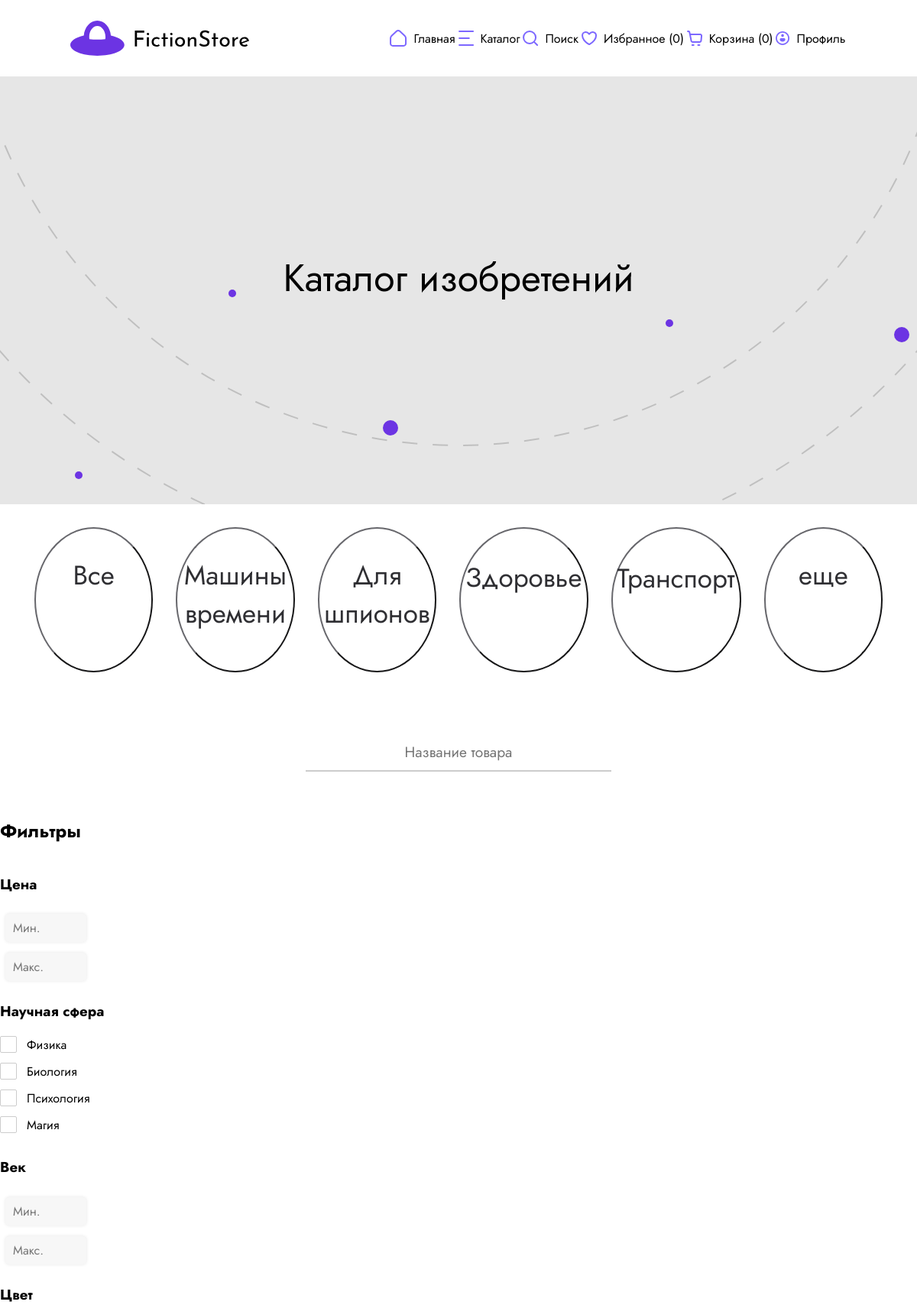
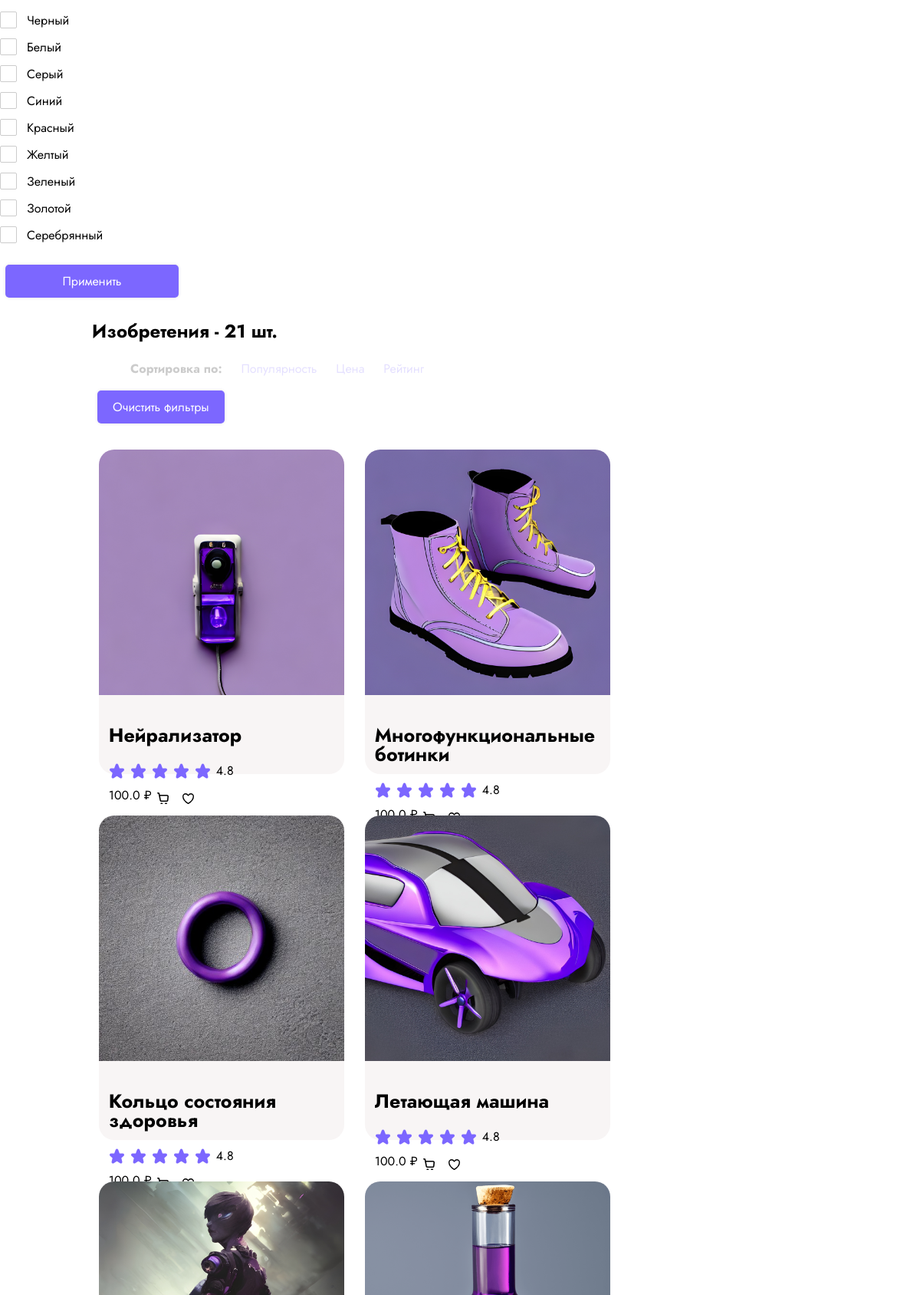
/catalog (upper part), run on the app's committed database (2 pictures, top to bottom).
### app/models.py (models this page shows)
class Item(db.Model):
    __tablename__ = "item"
    id              = db.Column(db.Integer, primary_key=True)
    title           = db.Column(db.String(100), nullable=False)
    price           = db.Column(db.Float, nullable=False)
    description     = db.Column(db.String(1000), nullable=False)
    images          = db.Column(db.JSON) # [ "str", ... ]
    colors          = db.Column(db.JSON) # [ "str", ... ]
    science         = db.Column(db.JSON) # [ "str", ... ]
    comments        = db.relationship("Comment", backref="item")

### app/controllers.py (the view)
@app.route('/catalog', methods=['GET', 'POST'])
def catalog():
    search = request.args.get('search')
    items = db.session.query(Item).filter(Item.title == search[0].upper()+search[1:].lower()).all() \
            if search else db.session.query(Item).all()
    if filter_sci := request.args.getlist('sci'):
        items = [item for item in items for sci in filter_sci if sci in item.science]
    if filter_color := request.args.getlist('color'):
        items = [item for item in items for color in filter_color if color in item.colors]
    if (filter_price_from := request.args.get('price_from')):
        items = [item for item in items if item.price >= int(filter_price_from)]
    if (filter_price_to := request.args.get('price_to')):
        items = [item for item in items if item.price <= int(filter_price_to)]
    favs_len, basket_len = favs_basket_len(authToken(request), request.cookies)
    return render_template('catalog.html', favs_len=favs_len,
                           basket_len=basket_len, items=items,search=search)

### app/controllers.py (called while the page is built)
def authToken(request):
    token = request.cookies.get('token')
    if token and (user := db.session.query(User).filter_by(token=token).first()):
        return user
    return False

def favs_basket_len(user, cookies):
    if user:
        return len(user.favourites), len(user.basket)
    return len(cookies.get('favourites') or "")//2, len(cookies.get('basket') or "")//2

### app/templates/catalog.html (shortened to what this page needs)
<!DOCTYPE html>
<html lang="en">
<head>
    <link rel="stylesheet" href="../static/styles/style.css">
</head>
<body>
<header>
    <div class="navigator">
        <a href="/" style="display: contents;"><img src="static/img/gui/logo.svg"></a>
        <nav class="hide">
                <span>
                    <img src="static/img/gui/home.svg">
                    <a href="/">Главная</a>
                </span>
            <span>
                    <img src="static/img/gui/Catalog.svg">
                    <a href="catalog">Каталог</a>
                </span>
            <span>
                    <img src="static/img/gui/Search.svg">
                    <a href="/#search">Поиск</a>
                </span>
            <span>
                    <img src="static/img/gui/favourite.svg">
                    <a href="favourites">Избранное ({{ favs_len }})</a>
                </span>
            <span>
                    <img src="static/img/gui/backets.svg">
                    <a href="basket">Корзина ({{ basket_len }})</a>
                </span>
            <span>
                    <img src="static/img/gui/Profile.svg">
                    <a href="profile">Профиль</a>
                </span>
        </nav>
    </div>
</header>
<main>
    <h1>Каталог изобретений</h1>
</main>
<span class="catalogue-circles">
        <button>
            <a href="#">Все</a>
        </button>
        <button>
            <a href="#">Машины времени</a>
        </button>
        <button>
            <a href="#">Для шпионов</a>
        </button>
        <button>
            <a href="#">Здоровье</a>
        </button>
        <button>
            <a href="#">Транспорт</a>
        </button>
        <button>
            <a href="#">еще</a>
        </button>
    </span>
<form class="catalogue-search">
    {% if search %}
    <input type="text" method="GET" name="search" placeholder="Название товара" value="{{ search }}">
    {% else %}
    <input type="text" method="GET" name="search" placeholder="Название товара">
    {% endif %}
</form>
<div class="types">
    <form class="aside" method="GET">
        <h2>Фильтры</h2>
        <h3>Цена</h3>
        <div class="container">
            <div class="textrange-fields">
                <input style="width: 36%" class="textrange-field" name="price_from" type="text" id="minprice" placeholder="Мин.">
                <input style="width: 36%" class="textrange-field" name="price_to" type="text" id="maxprice" placeholder="Макс.">
            </div>
        </div>
        <h3>Научная сфера</h3>
        <div>
            <label id="physics" class="checkbox">
                <span class="checkmark"></span>
                Физика
            </label>
            <label id="biology" class="checkbox">
                <span class="checkmark"></span>
                Биология
            </label>
            <label id="psycho" class="checkbox">
                <span class="checkmark"></span>
                Психология
            </label>
            <label id="magic" class="checkbox">
                <span class="checkmark"></span>
                Магия
            </label>
        </div>
        <h3>Век</h3>
        <div class="wrapper">
            <div class="textrange-fields">
                <input style="width: 36%" class="textrange-field" type="text" id="mincentury" placeholder="Мин.">
                <input style="width: 36%" class="textrange-field" type="text" id="maxcentury" placeholder="Макс.">
            </div>
        </div>
        <h3>Цвет</h3>
        <div>
            <label id="black" class="checkbox">
                <span class="checkmark"></span>
                Черный
            </label>
            <label id="white" class="checkbox">
                <span class="checkmark"></span>
                Белый
            </label>
            <label id="grey" class="checkbox">
                <span class="checkmark"></span>
                Серый
            </label>
            <label id="blue" class="checkbox">
                <span class="checkmark"></span>
                Синий
            </label>
            <label id="red" class="checkbox">
                <span class="checkmark"></span>
                Красный
            </label>
            <label id="yellow" class="checkbox">
                <span class="checkmark"></span>
                Желтый
            </label>
            <label id="green" class="checkbox">
                <span class="checkmark"></span>
                Зеленый
            </label>
            <label id="gold" class="checkbox">
                <span class="checkmark"></span>
                Золотой
            </label>
            <label id="silver" class="checkbox">
                <span class="checkmark"></span>
                Серебрянный
            </label>
        </div>
        <button style="margin-top: 15px" class="itemcomm_submit" type="submit" name="search" value="{% if search %}{{ search }}{% endif %}">Применить</button>
    </form>
    <div class="catalog">
        <h2>Изобретения - {{ items|length }} шт.</h2>
        <ul class="sortby" style="opacity: 0.2" title="Не реализовано">
            <li style="font-weight: 700">Сортировка по:</li>
            <li><a href="">Популярность</a></li>
            <li><a href="">Цена</a></li>
            <li><a href="">Рейтинг</a></li>
        </ul>
        <div class="params">
            <button class="itemcomm_submit" onclick="location.href='/catalog'">Очистить фильтры</button>
        </div>
        <section>
            <div class="gallery">
                {% for item in items %}
                    <div class="card">
                <a href="product?id={{ item.id }}">
                    <img src="/static/img/items/{{ item.images.0 }}" alt="">
                </a>
                <div>
                    <a href="product?id={{ item.id }}">
                        <h4>{{ item.title }}</h4>
                    </a>
                    <span class="stars">
                        <img src="static/img/gui/star.svg" alt="">
                        <img src="static/img/gui/star.svg" alt="">
                        <img src="static/img/gui/star.svg" alt="">
                        <img src="static/img/gui/star.svg" alt="">
                        <img src="static/img/gui/star.svg" alt="">
                        <p>4.8</p>
                    </span>
                    <span>
                        <div class="price">
                            <p>{{ item.price }} &#8381;</p>
                        </div>
                        <div class="icons">
                            <a href='#'> <img src="static/img/gui/telega_small.svg" alt=""> </a>
                            <a href='#'><img src="static/img/gui/favourite_small.svg" alt=""> </a>
                        </div>
                    </span>
                </div>
            </div>
                {% endfor %}
            </div>
        </section>
    </div>
</div>
</body>
</html>

### data on the page
Item: shows a picture, title "Нейрализатор", price "100.0"
Item: shows a picture, title "Многофункциональные ботинки", price "100.0"
Item: shows a picture, title "Кольцо состояния здоровья", price "100.0"
Item: shows a picture, title "Летающая машина", price "100.0"
Item: shows a picture
Item: shows a picture

### other printed values
{{ favs_len }} "0"
{{ basket_len }} "0"
{{ items|length }} "21"
